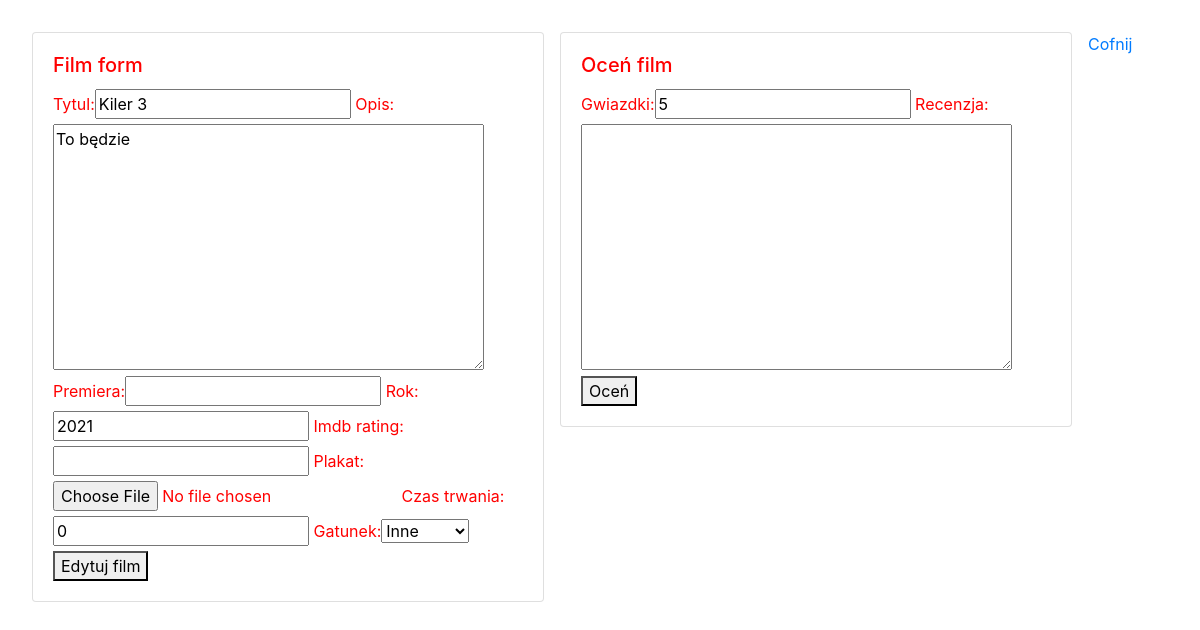
/filmy/edytuj/3 (signed in), run on an earlier commit of the app's database.
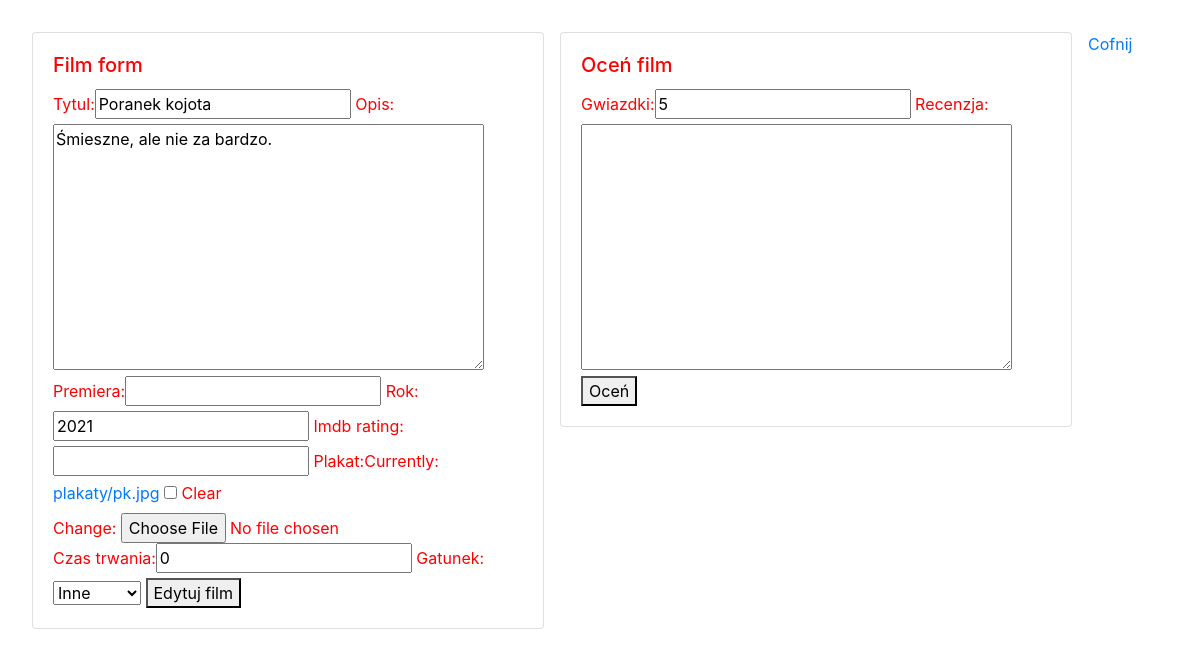
And on a later commit of the database.
### filmyweb/models.py (models this page shows, shortened)
class Film(models.Model):
    tytul = models.CharField(max_length=64, blank=False, unique=True) # Krótki tekst
    rok = models.PositiveSmallIntegerField(default=2000)
    opis = models.TextField(default="") # Długi tekst
    premiera = models.DateField(null=True, blank=True)
    imdb_rating = models.DecimalField(max_digits=4, decimal_places=2, null=True, blank=True)
    plakat = models.ImageField(upload_to="plakaty", null=True, blank=True)
    dodatkowe = models.OneToOneField(DodatkoweInfo, on_delete=models.CASCADE, null=True, blank=True)

### filmyweb/views.py (the view)
# urls.py: path('edytuj/<int:id>', edytuj_film, name="edytuj_film"),
@login_required
def edytuj_film(request, id):
    film = get_object_or_404(Film, pk=id)
    oceny = Ocena.objects.filter(film=film.id)
    try:
        dodatkowe = DodatkoweInfo.objects.get(film=film.id)
    except DodatkoweInfo.DoesNotExist:
        dodatkowe = None
    form = FilmForm(request.POST or None, request.FILES or None, instance=film)
    form_dodatkowe = DodatkoweInfoForm(request.POST or None, instance=dodatkowe)
    form_ocena = OcenaForm(request.POST or None)
    if request.method == 'POST':
        if 'gwiazdki' in request.POST:
            ocena = form_ocena.save(commit=False)
            ocena.film = film
            ocena.save()
    if all([form.is_valid(), form_dodatkowe.is_valid()]):
        film = form.save(commit=False)
        dodatkowe = form_dodatkowe.save()
        film.dodatkowe = dodatkowe
        film.save()
        return redirect(wszystkie_filmy)
    return render(request, 'film_form.html', {'form':form,'form_dodatkowe':form_dodatkowe,'oceny':oceny,'form_ocena':form_ocena, 'nowy':False})

### filmyweb/forms.py
class FilmForm(ModelForm):
    class Meta:
        model = Film
        fields = ['tytul', 'opis', 'premiera', 'rok', 'imdb_rating', 'plakat']

class DodatkoweInfoForm(ModelForm):
    class Meta:
        model = DodatkoweInfo
        fields = ['czas_trwania', 'gatunek']

### filmyweb/templates/film_form.html (shortened to what this page needs)
{% extends 'glowny.html' %}
{% load bootstrap %}
{% block strona %}
<div class="card" style="width: 32rem; float: left; margin-right: 1rem">
  <div class="card-body">
    <h5 class="card-title">Film form</h5>
    <form method="post" enctype="multipart/form-data">
    {{ form|bootstrap }}
    {{ form_dodatkowe|bootstrap }}
        {% if nowy %}
        <button type="submit">Dodaj film</button>
        {% else %}
        <button type="submit">Edytuj film</button>
        {% endif %}
</form>
  </div>
</div>
<div class="card" style="width: 32rem; float: left; margin-right: 1rem">
  <div class="card-body">
    <h5 class="card-title">Oceń film</h5>
    <form method="post" enctype="multipart/form-data">
    {{ form_ocena|bootstrap }}
        <button type="submit">Oceń</button>
    </form>
  </div>
</div>
<a href="{% url 'wszystkie_filmy' %}">Cofnij</a>
{% endblock %}

What changed in the data, as far as the page shows it:
changed Film: tytul "Kiler 3" → "Poranek kojota"; opis "To będzie" → "Śmieszne, ale nie za bardzo."
Also different on the page:
form field form: (not shown) → "☐"
text no longer shown: "Tytul: Opis: Premiera: Rok: Imdb rating: Plakat:"
text now shown: "Tytul: Opis: Premiera: Rok: Imdb rating: Plakat: Currently: plakaty/pk.jpg Clear Change:"
